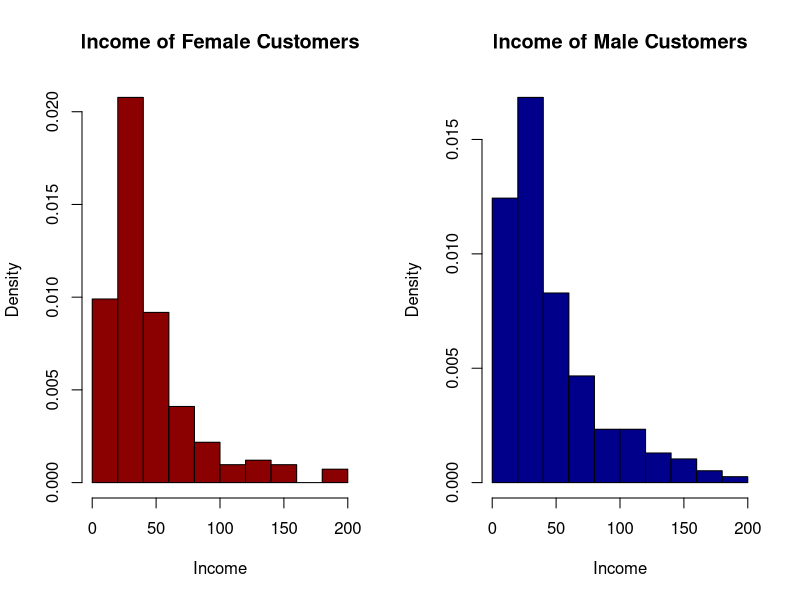

This figure's R source:
customers <- read.csv("Credit.csv", header=TRUE)

# Task 1: Calculate the median income for male and female customers in the dataset. 
# Is there a difference between the two groups in this sample dataset?
female.customers <- customers[customers$Gender == "Female", ]
male.customers <- customers[customers$Gender == " Male", ]

female.median <- median(female.customers$Income)
male.median <- median(male.customers$Income)

female.median
male.median

# Task 2: Create separate histograms showing the income distribution for male and female customers. 
# Compare the two histograms and interpret your findings.
par(mfrow = c(1, 2))

hist(
  female.customers$Income,
  main = "Income of Female Customers",
  xlab = "Income",
  col = "darkred",
  freq = FALSE
)

hist(
  male.customers$Income,
  main = "Income of Male Customers",
  xlab = "Income",
  col = "darkblue",
  freq = FALSE
)

# Task 3: Do different ethnic groups in the dataset have different average education levels?
asian <- customers[customers$Ethnicity == "Asian", ]
african.american <- customers[customers$Ethnicity == "African American", ]
caucasian <- customers[customers$Ethnicity == "Caucasian", ]

asian.edu <- mean(asian$Education)
african.american.edu <- mean(african.american$Education)
caucasian.edu <- mean(caucasian$Education)

asian.edu
african.american.edu
caucasian.edu

# Task 3.1: Do Students have higher number of Education years? 
student.customers <- customers[customers$Student == "Yes", ]
adult.customers <- customers[customers$Student == "No", ]

student.edu <- mean(student.customers$Education)
adult.edu <- mean(adult.customers$Education)

student.edu
adult.edu

# Task 3.2: Do People with more that 10 years of education have a higher balance on their account?
longedu.customers <- customers[customers$Education > 10, ]
shortedu.customers <- customers[customers$Education <= 10, ]

longedu.balance <- mean(longedu.customers$Balance)
shortedu.balance <- mean(shortedu.customers$Balance)

longedu.balance
shortedu.balance

# Task 4: Do people older than 50 years have a higher average income compared to the rest of the dataset?
old.customers <- customers[customers$Age > 50, ]
young.customers <- customers[customers$Age <= 50, ]

old.income <- mean(old.customers$Income)
young.income <- mean(young.customers$Income)

old.income
young.income

# Task 5: Do people younger than 30 years old have more credit cards on average?
old.cus.cards <- customers[customers$Age > 30, ]
young.cus.cards <- customers[customers$Age <= 30, ]

old.cards <- mean(old.cus.cards$Cards)
young.cards <- mean(young.cus.cards$Cards)

old.cards
young.cards

# Task 6: Do different ethnic groups have different average incomes?
asian.income <- mean(asian$Income)
african.american.income <- mean(african.american$Income)
caucasian.income <- mean(caucasian$Income)

asian.income
african.american.income
caucasian.income